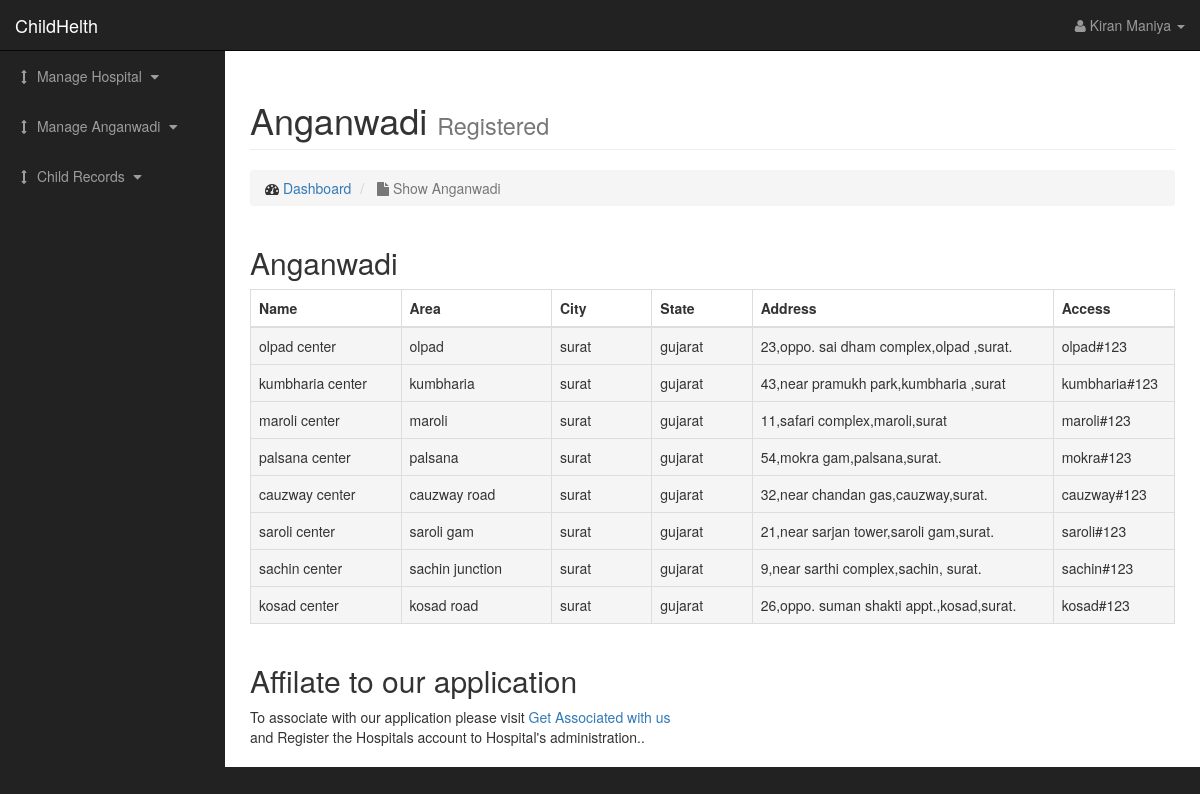
The app's page /anganwadilist.php (signed in) with its own data.
### tables this page shows
CREATE TABLE `anganwadi_list` (
  `a_id` int(11) NOT NULL,
  `a_name` varchar(255) DEFAULT NULL,
  `area` varchar(255) DEFAULT NULL,
  `city` varchar(255) DEFAULT NULL,
  `state` varchar(255) DEFAULT NULL,
  `address` varchar(255) DEFAULT NULL,
  `login_id` varchar(255) DEFAULT NULL,
  `password` varchar(255) DEFAULT NULL
);

### anganwadilist.php (the view, shortened to what this page needs)
<!DOCTYPE html>
<html lang="en">
<head>
    <link href="css/bootstrap.min.css" rel="stylesheet">
    <link href="css/sb-admin.css" rel="stylesheet">
    <link href="font-awesome/css/font-awesome.min.css" rel="stylesheet" type="text/css">
</head>
<body>
    <div id="wrapper">
        <?php require('./include/nav.php');?>
        <div id="page-wrapper">
            <div class="container-fluid">
                <div class="row">
                    <div class="col-lg-12">
                        <h1 class="page-header">
                            Anganwadi
                            <small>Registered</small>
                        </h1>
                        <ol class="breadcrumb">
                            <li>
                                <i class="fa fa-dashboard"></i>  <a href="index.html">Dashboard</a>
                            </li>
                            <li class="active">
                                <i class="fa fa-file"></i> Show Anganwadi
                            </li>
                        </ol>
                    </div>
                </div>
                <div class="row">
                    <div class="col-lg-12">
                        <h2>Anganwadi</h2>
                        <div class="table-responsive">
                            <table class="table table-bordered table-hover table-striped">
                                <thead>
                                    <tr>
                                        <th width="15%">Name</th>
                                        <th width="15%">Area</th>
                                        <th width="10%">City</th>
                                        <th width="10%">State</th>
                                        <th width="30%">Address</th>
                                        <th width="10%">Access</th>
                                    </tr>
                                </thead>
                                <tbody>
                                <?php
                                    $output = '';
                                    require('./include/db.php');
                                    $query = "SELECT * FROM anganwadi_list";
                                    $result = mysqli_query($con,$query);
                                    while($row = mysqli_fetch_assoc($result)){
                                        $output .= '<tr class="active">
                                                        <td>'.$row['a_name'].'</td>
                                                        <td>'.$row['area'].'</td>
                                                        <td>'.$row['city'].'</td>
                                                        <td>'.$row['state'].'</td>
                                                        <td>'.$row['address'].'</td>
                                                        <td>'.$row['login_id'].'</td>
                                                    </tr>';
                                    }
                                    echo $output;
                                ?>
                                </tbody>
                            </table>
                        </div>
                    </div>
                    <div class="col-lg-6">
                        <h2>Affilate to our application</h2>
                        <p>To associate with our application please visit<a href="./addhospitalacc.php"> Get Associated with us </a>and Register the Hospitals account to Hospital's administration.</a>.</p>
                    </div>
                </div>
            </div>
        </div>
    </div>
</body>
</html>

### include/nav.php (shortened to what this page needs)
<nav class="navbar navbar-inverse navbar-fixed-top" role="navigation">
    <div class="navbar-header">
        <a class="navbar-brand" href="index.html">ChildHelth</a>
    </div>
    <ul class="nav navbar-right top-nav">
        <li class="dropdown">
            <a href="#" class="dropdown-toggle" data-toggle="dropdown"><i class="fa fa-user"></i> <?php echo $_SESSION['name'];?> <b class="caret"></b></a>
        </li>
    </ul>
    <div class="collapse navbar-collapse navbar-ex1-collapse">
        <ul class="nav navbar-nav side-nav">
            <li>
                <a href="javascript:;" data-toggle="collapse" data-target="#demo"><i class="fa fa-fw fa-arrows-v"></i> Manage Hospital <i class="fa fa-fw fa-caret-down"></i></a>
            </li>
            <li>
                <a href="javascript:;" data-toggle="collapse" data-target="#demo2"><i class="fa fa-fw fa-arrows-v"></i> Manage Anganwadi <i class="fa fa-fw fa-caret-down"></i></a>
            </li>
            <li>
                <a href="javascript:;" data-toggle="collapse" data-target="#demo3"><i class="fa fa-fw fa-arrows-v"></i> Child Records <i class="fa fa-fw fa-caret-down"></i></a>
            </li>
        </ul>
    </div>
</nav>

### css/sb-admin.css (style rules this page uses)
body { margin-top: 100px; background-color: #222; }
@media (min-width:768px) { body { margin-top: 50px; } }
#wrapper { padding-left: 0; }
#page-wrapper { width: 100%; padding: 0; background-color: #fff; }
@media (min-width:768px) { #wrapper { padding-left: 225px; } }
@media (min-width:768px) { #page-wrapper { padding: 10px; } }
.top-nav { padding: 0 15px; }
.top-nav>li { display: inline-block; float: left; }
.top-nav>li>a { padding-top: 15px; padding-bottom: 15px; line-height: 20px; color: #999; }
@media (min-width:768px) { .side-nav { position: fixed; top: 51px; left: 225px; width: 225px; margin-left: -225px; border: none; border-radius: 0; overflow-y: auto; background-color: #222; bottom: 0; overflow-x: hidden; padding-bottom: 40px; } }
@media (min-width:768px) { .side-nav>li>a { width: 225px; } }

### records on screen
anganwadi_list: a_name "olpad center", area "olpad", city "surat", state "gujarat", address "23,oppo. sai dham complex,olpad ,surat.", login "olpad#123"
anganwadi_list: a_name "kumbharia center", area "kumbharia", city "surat", state "gujarat", address "43,near pramukh park,kumbharia ,surat", login "kumbharia#123"
anganwadi_list: a_name "maroli center", area "maroli", city "surat", state "gujarat", address "11,safari complex,maroli,surat", login "maroli#123"
anganwadi_list: a_name "palsana center", area "palsana", city "surat", state "gujarat", address "54,mokra gam,palsana,surat.", login "mokra#123"
anganwadi_list: a_name "cauzway center", area "cauzway road", city "surat", state "gujarat", address "32,near chandan gas,cauzway,surat.", login "cauzway#123"
anganwadi_list: a_name "saroli center", area "saroli gam", city "surat", state "gujarat", address "21,near sarjan tower,saroli gam,surat.", login "saroli#123"
anganwadi_list: a_name "sachin center", area "sachin junction", city "surat", state "gujarat", address "9,near sarthi complex,sachin, surat.", login "sachin#123"
anganwadi_list: a_name "kosad center", area "kosad road", city "surat", state "gujarat", address "26,oppo. suman shakti appt.,kosad,surat.", login "kosad#123"

### other values on screen
$_SESSION['name'] "Kiran Maniya"
